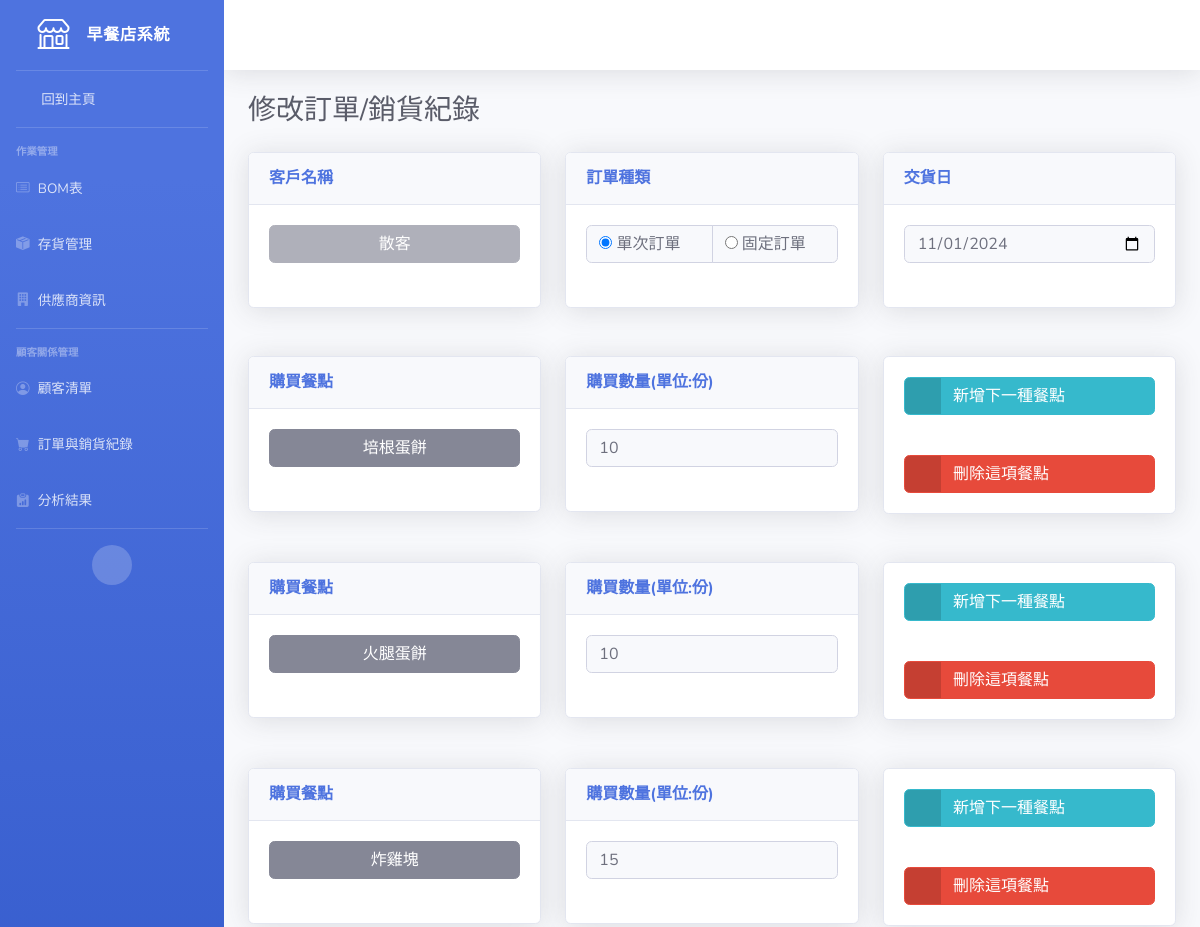
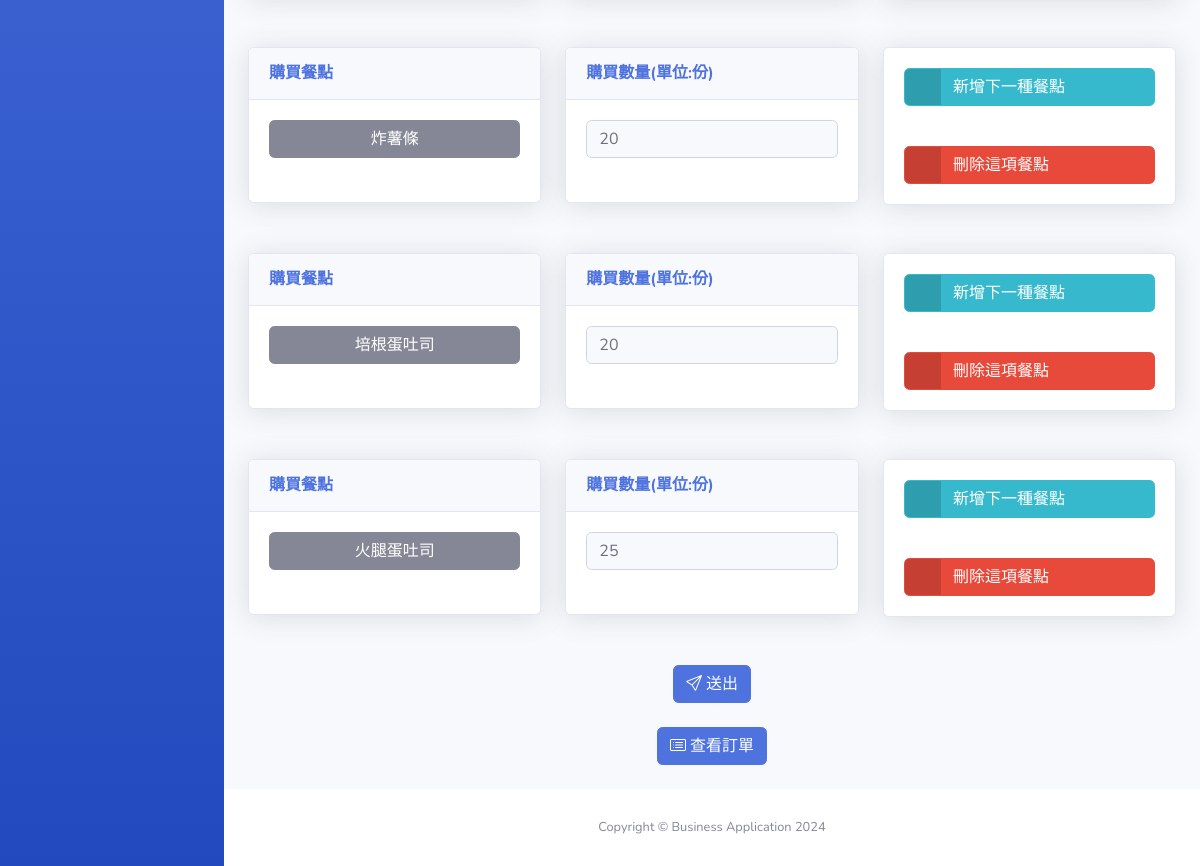
The page /editOrder/8/ on the database its author committed (2 pictures, top to bottom).
### functions/models/order.py (models this page shows, shortened)
class Order(models.Model):
    ORDER_TYPE_CHOICES = [
        ('oneTime', 'OneTime'), # 一次性訂單
        ('recurring', 'Recurring'), # 定期訂單
    ]
    customer = models.ForeignKey("functions.Customer", on_delete=models.CASCADE, related_name="orders")
    type = models.CharField(max_length=10, choices=ORDER_TYPE_CHOICES, default='oneTime') # 訂單類型
    orderDate = models.DateTimeField(blank=True, null=True)
    mon = models.IntegerField(default=0)
    tue = models.IntegerField(default=0)
    wed = models.IntegerField(default=0)
    thu = models.IntegerField(default=0)
    fri = models.IntegerField(default=0)
    createdTime = models.DateTimeField(auto_now_add=True) # 訂單建立時間
    updatedTime = models.DateTimeField(auto_now=True) # 訂單更新時間
    stored = models.BooleanField(default=False)

### functions/models/customer.py (models this page shows, shortened)
class Customer(models.Model):
    customerName = models.CharField(max_length=50, blank=False, null=False, unique=True)
    customerPhone = models.CharField(max_length=50, blank=False, null=False, unique=True)
    rfmScore = models.CharField(max_length=10, null=True, blank=True, default='000')
    segment = models.CharField(max_length=50, null=True, blank=True, default='未分類')

### functions/models/orderDetail.py (models this page shows, shortened)
class OrderDetail(models.Model):
    order = models.ForeignKey("functions.Order", on_delete=models.CASCADE, related_name="orderID")
    product = models.ForeignKey("functions.Product", on_delete=models.CASCADE, related_name="productID")
    amount = models.IntegerField(validators=[MinValueValidator(1)], blank=False, null=False)

### functions/models/product.py (models this page shows, shortened)
class Product(models.Model):
    productName = models.CharField(max_length=50, blank=False, null=False, unique=True)
    productPrice = models.IntegerField(validators=[MinValueValidator(1)], blank=False, null=False)

### functions/views.py (the view)
# urls.py: path('editOrder/<int:orderID>/', views.editOrder, name='editOrder'),
def editOrder(request, orderID):
    print(f"Editing product with ID: {orderID}")
    order = get_object_or_404(Order, id=orderID)
    customers = Customer.objects.all()
    orderDetails = OrderDetail.objects.filter(order=order)
    products = Product.objects.all()
    return render(
        request, 'updateOrder.html', {
            'order': order,
            'customers': customers,
            'orderDetails': orderDetails,
            'products': products
        }
    )

### functions/templates/updateOrder.html (shortened to what this page needs)
{% load static %}
<!DOCTYPE html>
<html lang="en">
<head>
    <link href="{% static 'vendor/fontawesome-free/css/all.min.css' %}" rel="stylesheet" type="text/css">
    <link href="{% static 'css/sb-admin-2.min.css' %}" rel="stylesheet">
    <link href="https://cdn.jsdelivr.net/npm/bootstrap-icons/font/bootstrap-icons.css" rel="stylesheet">
</head>
<body id="page-top">
    <div id="wrapper">
        <ul class="navbar-nav bg-gradient-primary sidebar sidebar-dark accordion" id="accordionSidebar">
            <a class="sidebar-brand d-flex align-items-center justify-content-center" href="{% url 'index' %}">
                <div class="sidebar-brand-icon">
                    <i class="bi bi-shop"></i>
                </div>
                <div class="sidebar-brand-text mx-3">早餐店系統</div>
            </a>
            <hr class="sidebar-divider my-0">
            <li class="nav-item">
                <a class="nav-link" href="{% url 'index' %}">
                    <i class="fas fa-fw fa-tachometer-alt"></i>
                    <span>回到主頁</span></a>
            </li>
            <hr class="sidebar-divider">
            <div class="sidebar-heading">
                作業管理
            </div>
            <li class="nav-item">
                <a class="nav-link collapsed" data-toggle="collapse" data-target="#BOM"
                    aria-expanded="true" aria-controls="BOM">
                    <i class="bi bi-card-list"></i>
                    <span>BOM表</span>
                </a>
            </li>
            <li class="nav-item">
                <a class="nav-link collapsed" data-toggle="collapse" data-target="#inventory"
                    aria-expanded="true" aria-controls="inventory">
                    <i class="bi bi-box-seam-fill"></i>
                    <span>存貨管理</span>
                </a>
            </li>
            <li class="nav-item">
                <a class="nav-link collapsed" data-toggle="collapse" data-target="#suppliers"
                    aria-expanded="true" aria-controls="suppliers">
                    <i class="bi bi-building-fill"></i>
                    <span>供應商資訊</span>
                </a>
            </li>
            <hr class="sidebar-divider">
            <div class="sidebar-heading">
                顧客關係管理
            </div>
            <li class="nav-item">
                <a class="nav-link collapsed" data-toggle="collapse" data-target="#customer" aria-expanded="false" aria-controls="customer">
                    <i class="bi bi-person-circle"></i>
                    <span>顧客清單</span>
                </a>
            </li>
            <li class="nav-item">
                <a class="nav-link collapsed" data-toggle="collapse" data-target="#order" aria-expanded="false" aria-controls="order">
                    <i class="bi bi-cart-fill"></i>
                    <span>訂單與銷貨紀錄</span>
                </a>
            </li>
            <li class="nav-item">
                <a class="nav-link" href="{% url 'analysis' %}">
                    <i class="bi bi-clipboard-data-fill"></i>
                    <span>分析結果</span>
                </a>
            </li>
            <hr class="sidebar-divider d-none d-md-block">
            <div class="text-center d-none d-md-inline">
                <button class="rounded-circle border-0" id="sidebarToggle"></button>
            </div>
        </ul>
        <div id="content-wrapper" class="d-flex flex-column">
            <div id="content">
                <nav class="navbar navbar-expand navbar-light bg-white topbar mb-4 static-top shadow">
                </nav>
                <div id="formContainer" class="container-fluid">
                    <h1 class="h3 mb-0 text-gray-800 mb-4">修改訂單/銷貨紀錄</h1>
                    <form id="updateOrderForm" method="post">
                        <div id="inputRowContainer">
                            <div class="row input-row">
                                <div class="col-lg-4 mb-4">
                                    <div class="card shadow mb-4">
                                        <div class="card-header py-3">
                                            <h6 class="m-0 font-weight-bold text-primary">客戶名稱</h6>
                                        </div>
                                        <div class="card-body">
                                            <div class="dropdown materialName no-arrow mb-4">
                                                <button class="col-lg-12 btn btn-secondary dropdown-toggle" type="button" id="customerDropdownButton" data-toggle="dropdown" aria-haspopup="true" aria-expanded="false" disabled>
                                                    {{ order.customer.customerName }}
                                                </button>
                                            </div>
                                        </div>
                                    </div>
                                </div>
                                <div class="col-lg-4 mb-4">
                                    <div class="card shadow mb-4">
                                        <div class="card-header py-3">
                                            <h6 class="m-0 font-weight-bold text-primary">訂單種類</h6>
                                        </div>
                                        <div class="card-body">
                                            <div class="input-group">
                                                <label class="form-control bg-light border-1 small">
                                                    <input type="radio" name="orderType" value="oneTime"
                                                        {% if order.type == 'oneTime' %}checked{% endif %}>
                                                    單次訂單
                                                </label>
                                                <label class="form-control bg-light border-1 small">
                                                    <input type="radio" name="orderType" value="recurring"
                                                        {% if order.type == 'recurring' %}checked{% endif %}>
                                                    固定訂單
                                                </label>
                                            </div>
                                            <div><br></div>
                                        </div>
                                    </div>
                                </div>
                                <div class="col-lg-4 mb-4">
                                    <div class="card shadow mb-4">
                                        <div class="card-header py-3">
                                            <h6 class="m-0 font-weight-bold text-primary">交貨日</h6>
                                        </div>
                                        <div class="card-body" id="oneTimeDay" {% if order.type != 'oneTime' %}style="display: none;"{% endif %}>
                                            <div class="input-group">
                                                <input type="date" class="form-control bg-light border-1 small" id="dueDate" name="dueDate" value="{{ order.orderDate|date:'Y-m-d' }}">
                                            </div>
                                            <div><br></div>
                                        </div>
                                    </div>
                                </div>
                            </div>
                            <div id="productContainer">
                                {% for orderDetail in orderDetails %}
                                    <div class="row input-row">
                                        <div class="col-lg-4 mb-4">
                                            <div class="card shadow mb-4">
                                                <div class="card-header py-3">
                                                    <h6 class="m-0 font-weight-bold text-primary">購買餐點</h6>
                                                </div>
                                                <div class="card-body">
                                                    <div class="dropdown productName no-arrow mb-4">
                                                        <button class="productDropdown col-lg-12 btn btn-secondary dropdown-toggle" type="button" data-toggle="dropdown" aria-haspopup="true" aria-expanded="false">
                                                            {{ orderDetail.product.productName }}
                                                        </button>
                                                    </div>
                                                </div>
                                            </div>
                                        </div>
                                        <div class="col-lg-4 mb-4">
                                            <div class="card shadow mb-4">
                                                <div class="card-header py-3">
                                                    <h6 class="m-0 font-weight-bold text-primary">購買數量(單位:份)</h6>
                                                </div>
                                                <div class="card-body">
                                                    <div class="input-group">
                                                        <input type="number" id="amount" class="amount form-control bg-light border-1 small" value="{{ orderDetail.amount }}" min="1" required>
                                                    </div>
                                                    <div><br></div>
                                                </div>
                                            </div>
                                        </div>
                                        <div class="col-lg-4 mb-4">
                                            <div class="card shadow mb-4">
                                                <div class="card-body">
                                                    <a class="col-lg-12 d-flex justify-content-start addRowButton btn btn-info btn-icon-split">
                                                        <span class="icon text-white-50">
                                                            <i class="fas fa-info-circle"></i>
                                                        </span>
                                                        <span class="text">新增下一種餐點</span>
                                                    </a>
                                                </div>
                                                <div class="card-body">
                                                    <a class="col-lg-12 d-flex justify-content-start deleteButton btn btn-danger btn-icon-split">
                                                        <span class="icon text-white-50">
                                                            <i class="fas fa-trash"></i>
                                                        </span>
                                                        <span class="text">刪除這項餐點</span>
                                                    </a>
                                                </div>
                                            </div>
                                        </div>
                                    </div>
                                {% endfor %}
                            </div>
                        </div>
                        <div class="row">
                            <div class="col-lg-4 mb-4"></div>
                            <div class="col-lg-4 mb-4 d-flex justify-content-center">
                                <button class="btn btn-primary" type="submit">
                                    <i class="bi bi-send"></i> 送出
                                </button>
                            </div>
                            <div class="col-lg-4 mb-4"></div>
                        </div>
                    </form>
                    <div class="row">
                        <div class="col-lg-4 mb-4"></div>
                        <div class="col-lg-4 mb-4 d-flex justify-content-center">
                            <a href="{% url 'showOrder' %}">
                                <button class="btn btn-primary" type="submit">
                                    <i class="bi bi-card-list"></i> 查看訂單
                                </button>
                            </a>
                        </div>
                        <div class="col-lg-4 mb-4"></div>
                    </div>
                </div>
            </div>
            <footer class="sticky-footer bg-white">
                <div class="container my-auto">
                    <div class="copyright text-center my-auto">
                        <span>Copyright &copy; Business Application 2024</span>
                    </div>
                </div>
            </footer>
        </div>
    </div>
</body>
</html>

### rows shown on the page
Order: customer.customerName "散客", type "☑ 單次訂單", type "☐ 固定訂單", dueDate "11/01/2024"
OrderDetail: product.productName "培根蛋餅", amount "10"
OrderDetail: product.productName "火腿蛋餅", amount "10"
OrderDetail: product.productName "炸雞塊", amount "15"
OrderDetail: product.productName "炸薯條", amount "20"
OrderDetail: product.productName "培根蛋吐司", amount "20"
OrderDetail: product.productName "火腿蛋吐司", amount "25"
